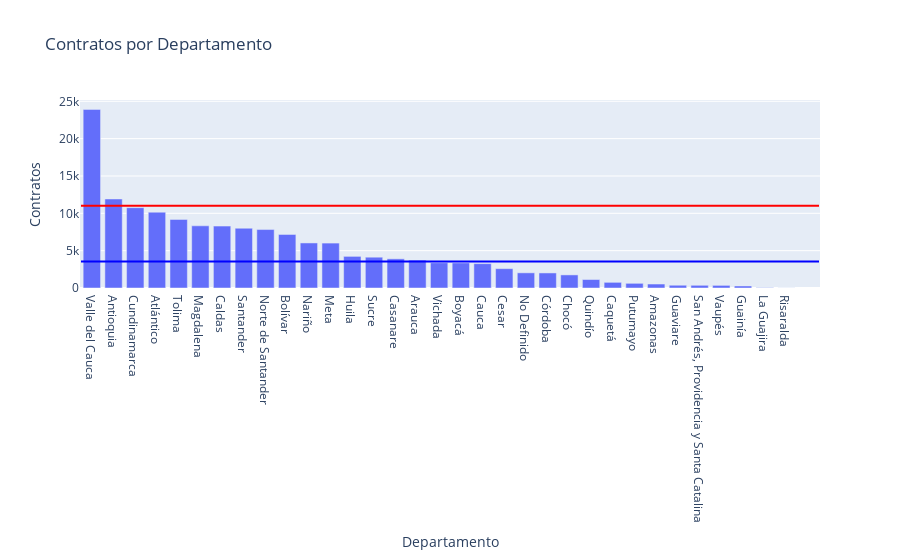

Notebook code for this chart:
### Code cell
# Create a bar plot using Plotly Express
fig = px.bar(category_counts_without_bogota, x='Departamento', y='Count', title='Contratos por Departamento')
# fig.update_traces(marker_color='skyblue')

# Add horizontal lines for mean and median
fig.add_shape(type='line',
              x0=-0.5, x1=len(category_counts) - 0.5,
              y0=mean_count, y1=mean_count,
              line=dict(color='red', width=2),
              name=f'Mean: {mean_count:.2f}')

fig.add_shape(type='line',
              x0=-0.5, x1=len(category_counts) - 0.5,
              y0=median_count, y1=median_count,
              line=dict(color='blue', width=2),
              name=f'Median: {median_count:.2f}')

# Customize the layout (optional)
fig.update_layout(xaxis_title='Departamento', yaxis_title='Contratos'
                #   , xaxis_tickangle=0
                  )

# Show the plot
fig.show()

### Figure 1 — Plotly figure (JSON) as saved in the notebook; plotly's stock layout.template omitted (floating-point values rounded to 4 significant figures)
{"data": [{"alignmentgroup": "True", "hovertemplate": "Departamento=%{x}<br>Count=%{y}<extra></extra>", "legendgroup": "", "marker": {"color": "#636efa", "pattern": {"shape": ""}}, "name": "", "offsetgroup": "", "orientation": "v", "showlegend": false, "textposition": "auto", "type": "bar", "x": ["Valle del Cauca", "Antioquia", "Cundinamarca", "Atlántico", "Tolima", "Magdalena", "Caldas", "Santander", "Norte de Santander", "Bolívar", "Nariño", "Meta", "Huila", "Sucre", "Casanare", "Arauca", "Vichada", "Boyacá", "Cauca", "Cesar", "No Definido", "Córdoba", "Chocó", "Quindío", "Caquetá", "Putumayo", "Amazonas", "Guaviare", "San Andrés, Providencia y Santa Catalina", "Vaupés", "Guainía", "La Guajira", "Risaralda"], "xaxis": "x", "y": [23916, 11919, 10756, 10156, 9184, 8326, 8291, 8004, 7827, 7176, 6032, 6015, 4235, 4125, 3906, 3731, 3384, 3363, 3262, 2588, 2032, 2016, 1754, 1134, 758, 627, 532, 370, 362, 351, 270, 42, 7], "yaxis": "y"}], "layout": {"barmode": "relative", "legend": {"tracegroupgap": 0}, "shapes": [{"line": {"color": "red", "width": 2}, "name": "Mean: 10997.65", "type": "line", "x0": -0.5, "x1": 33.5, "y0": 11000.0, "y1": 11000.0}, {"line": {"color": "blue", "width": 2}, "name": "Median: 3557.50", "type": "line", "x0": -0.5, "x1": 33.5, "y0": 3558.0, "y1": 3558.0}], "title": {"text": "Contratos por Departamento"}, "xaxis": {"anchor": "y", "domain": [0, 1], "title": {"text": "Departamento"}}, "yaxis": {"anchor": "x", "domain": [0, 1], "title": {"text": "Contratos"}}}}
